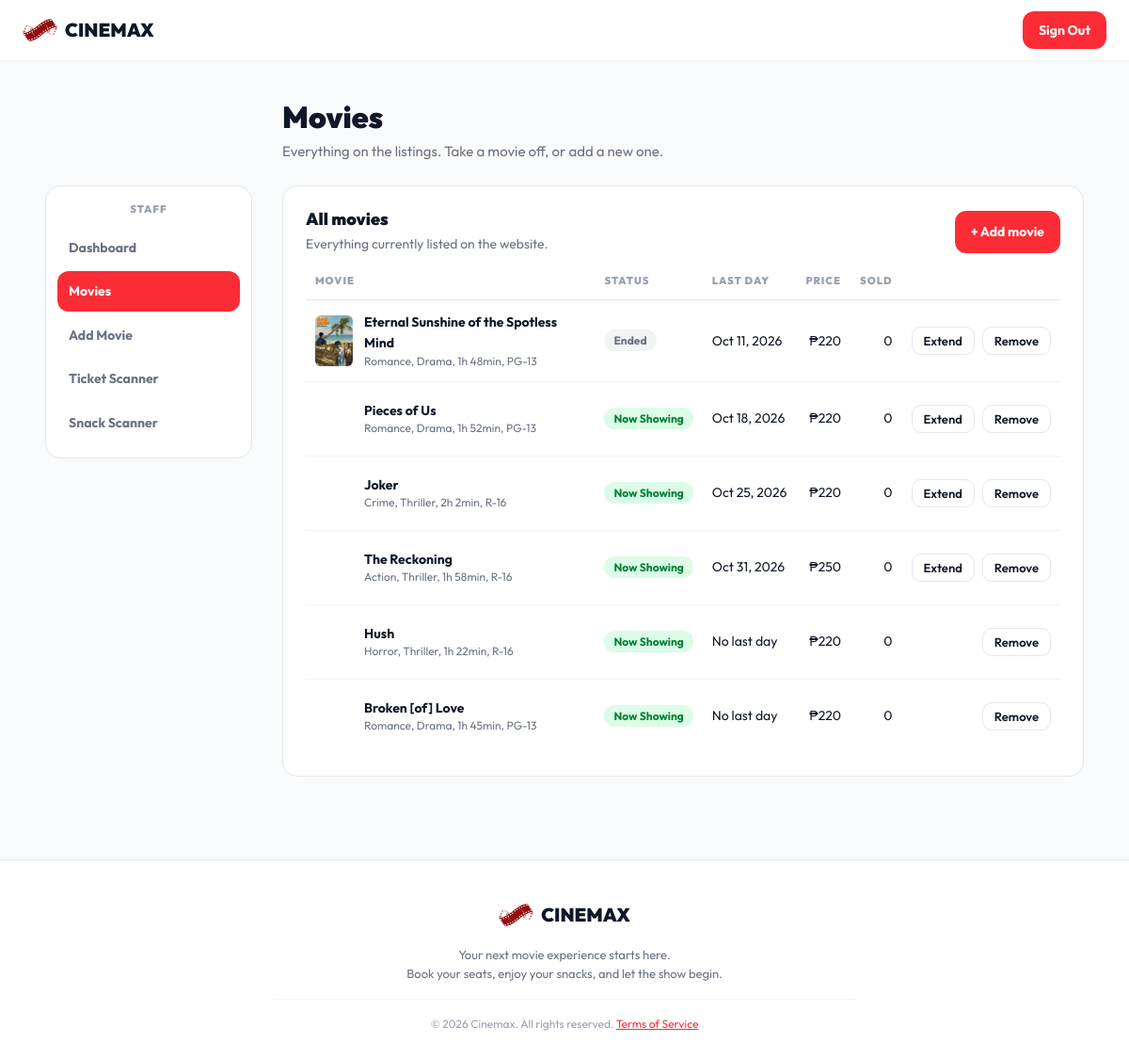
/admin/movies.php (signed in), run on the app's committed database.
### tables this page shows
CREATE TABLE movies (
  id               INT UNSIGNED NOT NULL AUTO_INCREMENT,
  slug             VARCHAR(120) NOT NULL,
  title            VARCHAR(150) NOT NULL,
  genre            VARCHAR(100) NOT NULL,
  duration_minutes SMALLINT UNSIGNED NOT NULL,
  rating           ENUM('G', 'PG', 'PG-13', 'R-13', 'R-16', 'R-18') NOT NULL,
  price            INT UNSIGNED NOT NULL,         
  status           ENUM('now_showing', 'upcoming') NOT NULL,
  opens_on         DATE NULL,
  ends_on          DATE NULL,
  poster_path      VARCHAR(255) NULL,             
  is_active        TINYINT(1) NOT NULL DEFAULT 1,  
  created_at       DATETIME NOT NULL DEFAULT CURRENT_TIMESTAMP,
  PRIMARY KEY (id),
  UNIQUE KEY uq_movies_slug (slug),
  KEY idx_movies_listing (is_active, status)
);

### config/config.php (called while the page is built)
<?php
return [
    'app_url' => 'http://localhost/cinemax',
    'debug' => false,
    'db' => [
        'host' => '127.0.0.1',
        'port' => 3306,
        'name' => 'cinemax',
        'user' => 'cinemax_app',
        'pass' => '3ab3c4b2fb81091acf7fb937615b68cf7e2151ee2bd50f46',
    ],
    'paymongo' => [
        'secret_key' => 'sk_live_d9NZn7B17miVGpjwnrJfjVRL',
        'public_key' => 'pk_live_zgXobEUNCpFgSgaDB1DBNbup',
        'webhook_secret' => '',
        'payment_methods' => ['qrph'],
    ],
    'booking_hold_minutes' => 10,
];

### includes/helpers.php (called while the page is built, shortened)
<?php
function config(string $key, $default = null)
{
    static $settings = null;
    if ($settings === null) {
        $settings = require APP_ROOT . '/config/config.php';
    }
    $value = $settings;
    foreach (explode('.', $key) as $part) {
        $value = $value[$part];
    }
    return $value;
}
function app_path(): string
{
    $path = (string) parse_url((string) config('app_url'), PHP_URL_PATH);
    return rtrim($path, '/');
}
function url(string $path = ''): string
{
    return app_path() . '/' . ltrim($path, '/');
}
function asset(string $path): string
{
    $file = APP_ROOT . '/' . ltrim($path, '/');
    $version = is_file($file) ? (string) filemtime($file) : '1';
    return url($path) . '?v=' . $version;
}
function e($value): string
{
    return htmlspecialchars((string) $value, ENT_QUOTES | ENT_SUBSTITUTE | ENT_HTML5, 'UTF-8');
}
function peso(int $amount): string
{
    return "\u{20B1}" . number_format($amount);
}
function duration_tag(int $minutes): string
{
    $hours = intdiv($minutes, 60);
    $rest = $minutes % 60;
    $parts = [];
    if ($hours > 0) {
        $parts[] = $hours . 'h';
    }
    if ($rest > 0 || $hours === 0) {
        $parts[] = $rest . 'min';
    }
    return implode(' ', $parts);
}
function format_date_short(string $date): string
{
    return (new DateTimeImmutable($date))->format('M j, Y');
}
function today(): string
{
    return date('Y-m-d');
}

### includes/db.php (called while the page is built, shortened)
<?php
function db(): PDO
{
    static $pdo = null;
    if ($pdo instanceof PDO) {
        return $pdo;
    }
    $dsn = sprintf(
        'mysql:host=%s;port=%d;dbname=%s;charset=utf8mb4',
        (string) config('db.host', '127.0.0.1'),
        (int) config('db.port', 3306),
        (string) config('db.name', 'cinemax')
    );
    $pdo = new PDO($dsn, (string) config('db.user'), (string) config('db.pass'), [
        PDO::ATTR_ERRMODE            => PDO::ERRMODE_EXCEPTION,
        PDO::ATTR_DEFAULT_FETCH_MODE => PDO::FETCH_ASSOC,
        PDO::ATTR_EMULATE_PREPARES   => false,
        PDO::ATTR_STRINGIFY_FETCHES  => false,
        PDO::MYSQL_ATTR_MULTI_STATEMENTS => false,
    ]);
    $pdo->exec("SET time_zone = '+08:00'");
    $pdo->exec("SET SESSION sql_mode = 'STRICT_ALL_TABLES,NO_ZERO_IN_DATE,NO_ZERO_DATE,ERROR_FOR_DIVISION_BY_ZERO,NO_ENGINE_SUBSTITUTION'");
    return $pdo;
}
function db_query(string $sql, array $params = []): PDOStatement
{
    $statement = db()->prepare($sql);
    foreach ($params as $name => $value) {
        $key = is_int($name) ? $name + 1 : $name;
        if (is_int($value)) {
            $statement->bindValue($key, $value, PDO::PARAM_INT);
        } elseif (is_bool($value)) {
            $statement->bindValue($key, $value ? 1 : 0, PDO::PARAM_INT);
        } elseif ($value === null) {
            $statement->bindValue($key, null, PDO::PARAM_NULL);
        } else {
            $statement->bindValue($key, (string) $value, PDO::PARAM_STR);
        }
    }
    $statement->execute();
    return $statement;
}
function db_all(string $sql, array $params = []): array
{
    return db_query($sql, $params)->fetchAll();
}
function db_value(string $sql, array $params = [])
{
    $value = db_query($sql, $params)->fetchColumn();
    return $value === false ? null : $value;
}

### includes/movies.php (called while the page is built, shortened)
<?php
function movie_booking_window(array $movie): ?array
{
    $today = today();
    $opens = $movie['opens_on'] ?? null;
    $to = $movie['ends_on'] ?? null;
    if ($to === null) {
        $to = (new DateTimeImmutable($today))->modify('+' . OPEN_ENDED_BOOKING_DAYS . ' days')->format('Y-m-d');
    }
    if ($to < $today) {
        return null;
    }
    return ['from' => $today, 'to' => $to];
}
function movie_listing_state(array $movie): string
{
    if (movie_booking_window($movie) !== null) {
        return 'showing';
    }
    $opens = $movie['opens_on'] ?? null;
    return 'ended';
}
function active_movies(): array
{
    return db_all('SELECT * FROM movies WHERE is_active = 1 ORDER BY id');
}
function poster_url(array $movie): string
{
    $path = (string) ($movie['poster_path'] ?? '');
    if ($path !== '' && preg_match('~^(assets/img/posters|uploads/posters)/[A-Za-z0-9._-]+$~', $path) && is_file(APP_ROOT . '/' . $path)) {
        return asset($path);
    }
    return asset('assets/img/poster-placeholder.svg');
}
function movie_details_line(array $movie): string
{
    return $movie['genre'] . ', ' . duration_tag((int) $movie['duration_minutes']) . ', ' . $movie['rating'];
}
function movie_tickets_sold(int $movieId): int
{
    return (int) db_value(
        "SELECT COALESCE(SUM(ticket_count), 0) FROM bookings WHERE movie_id = ? AND status = 'paid'",
        [$movieId]
    );
}

### admin/movies.php (the view, shortened to what this page needs)
<?php
$movies = active_movies();
$labels = [
    'showing' => ['class' => 'pill-green', 'text' => 'Now Showing'],
    'soon'    => ['class' => 'pill-indigo', 'text' => 'Upcoming'],
    'ended'   => ['class' => 'pill-grey', 'text' => 'Ended'],
];
?>
  <div class="admin-layout">
    <div class="admin-head">
      <h1>Movies</h1>
      <p class="admin-intro">Everything on the listings. Take a movie off, or add a new one.</p>
    </div>
    <main class="admin-page">
      <section class="panel">
        <div class="panel-head">
          <div>
            <h2>All movies</h2>
            <p class="panel-note">Everything currently listed on the website.</p>
          </div>
          <a class="button button-red" href="<?= e(url('admin/add-movie.php')) ?>">+ Add movie</a>
        </div>
<?php if (count($movies) === 0): ?>
        <p class="empty-state">
          <strong>No movies on the listings</strong>
          Add a movie and it shows up here and on the website.
        </p>
<?php else: ?>
        <table class="movie-table">
          <thead>
            <tr>
              <th>Movie</th>
              <th class="hide-small">Status</th>
              <th class="hide-small">Last day</th>
              <th class="right hide-small">Price</th>
              <th class="right">Sold</th>
              <th></th>
            </tr>
          </thead>
          <tbody>
<?php foreach ($movies as $index => $movie): ?>
<?php
    $label = $labels[movie_listing_state($movie)] ?? $labels['ended'];
    $isLast = $index === array_key_last($movies);
    $lastDay = $movie['ends_on'] !== null ? (string) $movie['ends_on'] : null;
    $panelId = 'extend-' . (int) $movie['id'];
?>
            <tr class="movie-row<?= $isLast ? ' last-movie' : '' ?>">
              <td>
                <span class="cell-with-poster">
                  <img class="table-poster" src="<?= e(poster_url($movie)) ?>"
                       alt="<?= e($movie['title'] . ' poster') ?>"
                       width="40" height="54" loading="lazy" decoding="async">
                  <span>
                    <span class="movie-name"><?= e($movie['title']) ?></span>
                    <span class="movie-sub"><?= e(movie_details_line($movie)) ?></span>
                  </span>
                </span>
              </td>
              <td class="hide-small"><span class="pill <?= e($label['class']) ?>"><?= e($label['text']) ?></span></td>
              <td class="hide-small last-day-cell"><?= e($lastDay !== null ? format_date_short($lastDay) : 'No last day') ?></td>
              <td class="right hide-small"><?= e(peso((int) $movie['price'])) ?></td>
              <td class="right sold-cell"><?= e(number_format(movie_tickets_sold((int) $movie['id']))) ?></td>
              <td class="right">
                <span class="row-actions">
<?php if ($lastDay !== null): ?>
                  <button class="button button-outline button-small extend-toggle" type="button"
                          aria-controls="<?= e($panelId) ?>" aria-expanded="false">Extend</button>
<?php endif; ?>
                  <form method="post" action="<?= e(url('admin/movies.php')) ?>" class="inline-form remove-form"
                        data-title="<?= e($movie['title']) ?>">
                    <button class="button button-outline button-small" type="submit">Remove</button>
                  </form>
                </span>
              </td>
            </tr>
<?php endforeach; ?>
          </tbody>
        </table>
<?php endif; ?>
      </section>
    </main>
  </div>

### assets/css/cinemax.css (style rules this page uses)
:root { --white: #ffffff; --page: #f9fafb; --line-soft: #f3f4f6; --line: #e5e7eb; --muted: #99a1af; --text-soft: #6a7282; --text: #101828; --red: #fb2c36; --red-dark: #c10007; --red-light: #ffe2e2; --green: #008236; --green-light: #dcfce7; --amber: #a65f00; --amber-light: #fef9c2; --indigo: #4f39f6; --indigo-light: #e0e7ff; }
* { box-sizing: border-box; }
body { margin: 0; background-color: var(--page); color: var(--text); font-family: 'Outfit', Arial, sans-serif; font-size: 16px; line-height: 1.6; }
h1, h2, h3 { margin: 0; font-weight: 900; line-height: 1.2; }
p { margin: 0; }
a { color: var(--red); }
img { display: block; max-width: 100%; }
.button { display: inline-block; padding: 10px 16px; border: 1px solid transparent; border-radius: 12px; font-family: inherit; font-size: 14px; font-weight: 700; text-align: center; text-decoration: none; cursor: pointer; }
.button-red { background-color: var(--red); color: var(--white); }
.button-outline { background-color: var(--white); color: var(--text); border-color: var(--line); font-weight: 600; }
.button-small { padding: 6px 12px; border-radius: 10px; font-size: 13px; }
.pill { display: inline-block; padding: 2px 10px; border-radius: 999px; font-size: 12px; font-weight: 700; white-space: nowrap; }
.pill-green { background-color: var(--green-light); color: var(--green); }
.pill-grey { background-color: var(--line-soft); color: var(--text-soft); }
.inline-form { display: contents; }
.admin-page { max-width: 900px; width: 92%; margin: 0 auto; padding: 40px 0 64px 0; }
.admin-intro { color: var(--text-soft); font-size: 15px; margin-bottom: 20px; }
.admin-layout { display: grid; grid-template-columns: 220px minmax(0, 1fr); grid-template-areas: ". head" "side main"; gap: 24px 32px; align-items: start; max-width: 1180px; width: 92%; margin: 0 auto; padding: 40px 0 64px 0; }
.admin-head { grid-area: head; }
.admin-head h1 { font-size: 32px; margin-bottom: 6px; }
.admin-head > :last-child { margin-bottom: 0; }
.admin-layout .admin-page { grid-area: main; max-width: none; width: auto; margin: 0; padding: 0; }
.panel-head { display: flex; align-items: center; justify-content: space-between; gap: 16px; margin-bottom: 20px; }
.panel-head .panel-note { margin-bottom: 0; }
.panel-head .button { flex-shrink: 0; white-space: nowrap; }
.panel { padding: 24px; background-color: var(--white); border: 1px solid var(--line); border-radius: 16px; margin-bottom: 24px; }
.panel h2 { font-size: 18px; margin-bottom: 4px; }
.panel-note { color: var(--text-soft); font-size: 14px; margin-bottom: 20px; }
.movie-table { width: 100%; border-collapse: collapse; }
.movie-table th { padding: 0 10px 10px 10px; border-bottom: 1px solid var(--line); color: var(--muted); font-size: 11px; font-weight: 900; letter-spacing: 1px; text-transform: uppercase; text-align: left; }
.movie-table td { padding: 12px 10px; border-bottom: 1px solid var(--line-soft); font-size: 14px; vertical-align: middle; }
.movie-table tr:last-child td { border-bottom: none; }
.right { text-align: right; }
.movie-table th.right { text-align: right; }
.table-poster { width: 40px; height: 54px; object-fit: cover; border-radius: 6px; }
.cell-with-poster { display: flex; align-items: center; gap: 12px; }
.movie-name { display: block; font-weight: 700; }
.movie-sub { display: block; color: var(--text-soft); font-size: 12px; line-height: 1.4; }

### assets/css/admin.css (style rules this page uses)
.row-actions { display: inline-flex; align-items: center; gap: 8px; }
.last-day-cell { white-space: nowrap; }
.movie-table tr.last-movie td { border-bottom: none; }

### data on the page
movies: poster_path (picture), title "Eternal Sunshine of the Spotless Mind", movie_details_line($movie) "Romance, Drama, 1h 48min, PG-13", text "Ended", ends_on "Oct 11, 2026", price "₱220", id "0"
movies: poster_path (picture), title "Pieces of Us", movie_details_line($movie) "Romance, Drama, 1h 52min, PG-13", ends_on "Now Showing", ends_on "Oct 18, 2026", price "₱220", id "0"
movies: poster_path+title (picture), title "Joker", movie_details_line($movie) "Crime, Thriller, 2h 2min, R-16", ends_on "Now Showing", ends_on "Oct 25, 2026", price "₱220", id "0"
movies: poster_path (picture), title "The Reckoning", movie_details_line($movie) "Action, Thriller, 1h 58min, R-16", ends_on "Now Showing", ends_on "Oct 31, 2026", price "₱250", id "0"
movies: poster_path+title (picture), title "Hush", movie_details_line($movie) "Horror, Thriller, 1h 22min, R-16", text "Now Showing", lastDay "No last day", price "₱220", id "0"
movies: poster_path (picture), title "Broken [of] Love", movie_details_line($movie) "Romance, Drama, 1h 45min, PG-13", text "Now Showing", lastDay "No last day", price "₱220", id "0"

### other printed values
$label "Dashboard"
$label "Movies"
$label "Add Movie"
$label "Ticket Scanner"
$label "Snack Scanner"
